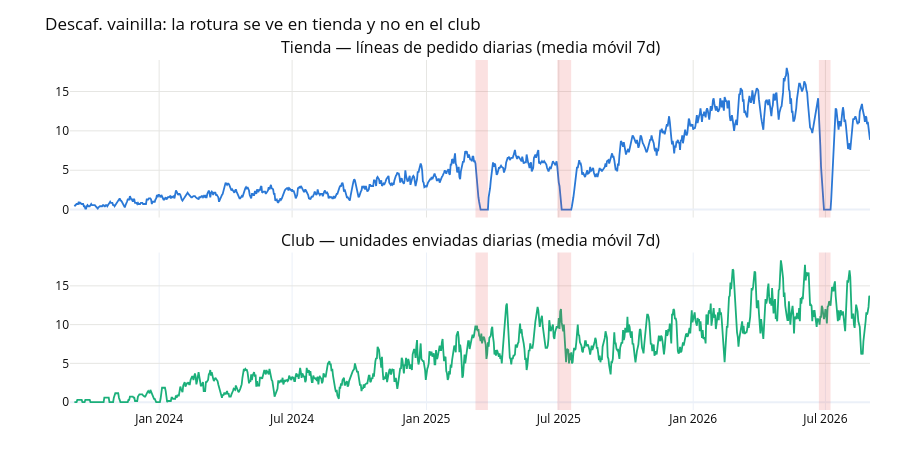

Notebook code for this chart:
### Markdown cell above
El contraste es directo: si la demanda diaria del sabor se comporta como un Poisson de tasa local
λ(d), la probabilidad de ver **cero líneas durante toda la ventana** es exp(−Σλ(d)). Con 44 rachas
contrastadas se corrige por Bonferroni.

Eso deja ocho ventanas significativas, y las dos últimas sobran: son rachas de cinco días sobre
sabores de temporada **en su valle**, donde ni siquiera una ventana de referencia corta consigue
limpiar del todo el contagio del pico. Se descartan con un criterio que además es el que usaría el
negocio: **materialidad**. Por debajo de 20 líneas de demanda censurada no hay un problema de
inventario que gestionar, haya o no significación estadística. Las seis que quedan censuran entre 61
y 421 líneas; las descartadas, 12 y 17.

La columna `club_ratio` es la confirmación independiente, y es la que distingue una rotura de stock
de un sabor que dejó de gustar: **durante las seis ventanas el club siguió sirviendo ese sabor con
normalidad** (ratio entre 0,91 y 1,43 sobre lo esperado) mientras la tienda marcaba cero. Si el
problema fuera de demanda, caerían los dos canales. Cae uno solo, y es exactamente el que
`docs/data_imperfections.md` dice que se censura.

### Code cell
stockouts = candidates[candidates.is_stockout].sort_values("start").reset_index(drop=True)

fig = make_subplots(rows=2, cols=1, shared_xaxes=True, vertical_spacing=0.10,
                    subplot_titles=("Tienda — líneas de pedido diarias (media móvil 7d)",
                                    "Club — unidades enviadas diarias (media móvil 7d)"))
focus = "decaf_vanilla"
fig.add_trace(go.Scatter(x=CALENDAR, y=shop_lines[focus].rolling(7).mean(), mode="lines",
                         line=dict(color=C_BLUE, width=1.8), showlegend=False), row=1, col=1)
fig.add_trace(go.Scatter(x=CALENDAR, y=club_units[focus].rolling(7).mean(), mode="lines",
                         line=dict(color=C_AQUA, width=1.8), showlegend=False), row=2, col=1)
for row in stockouts[stockouts.flavor == focus].itertuples():
    for r in (1, 2):
        fig.add_vrect(x0=row.start, x1=row.end, fillcolor=C_RED, opacity=0.16,
                      line_width=0, row=r, col=1)
fig.update_layout(**{**PLOT_LAYOUT, "height": 460},
                  title=f"{FLAVOR_LABEL[focus]}: la rotura se ve en tienda y no en el club")
fig.update_yaxes(gridcolor=C_GRID)
fig.show()

print(f"{FLAVOR_LABEL[focus]} — tres ventanas detectadas:")
print(stockouts[stockouts.flavor == focus][["start", "end", "days", "expected_lines",
                                            "club_observed", "club_expected"]]
      .assign(start=lambda d: d.start.dt.date, end=lambda d: d.end.dt.date)
      .round(1).to_string(index=False))

### Figure 1 — Plotly figure (JSON) as saved in the notebook; plotly's stock layout.template omitted (floating-point values rounded to 4 significant figures; data arrays with more than 128 entries replaced by an {"elided": "..."} marker saying what was removed)
{"data": [{"line": {"color": "#2a78d6", "width": 1.8}, "mode": "lines", "showlegend": false, "type": "scatter", "x": {"elided": "1096 str values"}, "xaxis": "x", "y": {"elided": "1096 float values"}, "yaxis": "y"}, {"line": {"color": "#1baf7a", "width": 1.8}, "mode": "lines", "showlegend": false, "type": "scatter", "x": {"elided": "1096 str values"}, "xaxis": "x2", "y": {"elided": "1096 float values"}, "yaxis": "y2"}], "layout": {"annotations": [{"font": {"size": 16}, "showarrow": false, "text": "Tienda — líneas de pedido diarias (media móvil 7d)", "x": 0.5, "xanchor": "center", "xref": "paper", "y": 1.0, "yanchor": "bottom", "yref": "paper"}, {"font": {"size": 16}, "showarrow": false, "text": "Club — unidades enviadas diarias (media móvil 7d)", "x": 0.5, "xanchor": "center", "xref": "paper", "y": 0.45, "yanchor": "bottom", "yref": "paper"}], "font": {"color": "#0b0b0b", "size": 12}, "height": 460, "hovermode": "x unified", "legend": {"orientation": "h", "x": 0, "y": 1.02, "yanchor": "bottom"}, "margin": {"b": 50, "l": 70, "r": 30, "t": 60}, "shapes": [{"fillcolor": "#e34948", "line": {"width": 0}, "opacity": 0.16, "type": "rect", "x0": "2025-03-09T00:00:00", "x1": "2025-03-26T00:00:00", "xref": "x", "y0": 0, "y1": 1, "yref": "y domain"}, {"fillcolor": "#e34948", "line": {"width": 0}, "opacity": 0.16, "type": "rect", "x0": "2025-03-09T00:00:00", "x1": "2025-03-26T00:00:00", "xref": "x2", "y0": 0, "y1": 1, "yref": "y2 domain"}, {"fillcolor": "#e34948", "line": {"width": 0}, "opacity": 0.16, "type": "rect", "x0": "2025-06-29T00:00:00", "x1": "2025-07-18T00:00:00", "xref": "x", "y0": 0, "y1": 1, "yref": "y domain"}, {"fillcolor": "#e34948", "line": {"width": 0}, "opacity": 0.16, "type": "rect", "x0": "2025-06-29T00:00:00", "x1": "2025-07-18T00:00:00", "xref": "x2", "y0": 0, "y1": 1, "yref": "y2 domain"}, {"fillcolor": "#e34948", "line": {"width": 0}, "opacity": 0.16, "type": "rect", "x0": "2026-06-22T00:00:00", "x1": "2026-07-08T00:00:00", "xref": "x", "y0": 0, "y1": 1, "yref": "y domain"}, {"fillcolor": "#e34948", "line": {"width": 0}, "opacity": 0.16, "type": "rect", "x0": "2026-06-22T00:00:00", "x1": "2026-07-08T00:00:00", "xref": "x2", "y0": 0, "y1": 1, "yref": "y2 domain"}], "title": {"text": "Descaf. vainilla: la rotura se ve en tienda y no en el club"}, "xaxis": {"anchor": "y", "domain": [0.0, 1.0], "gridcolor": "#e6e6e3", "matches": "x2", "showticklabels": false}, "xaxis2": {"anchor": "y2", "domain": [0.0, 1.0]}, "yaxis": {"anchor": "x", "domain": [0.55, 1.0], "gridcolor": "#e6e6e3"}, "yaxis2": {"anchor": "x2", "domain": [0.0, 0.45], "gridcolor": "#e6e6e3"}}}
